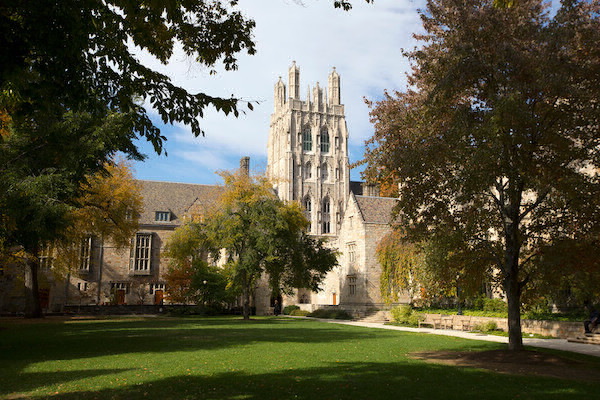
#> input picture 6-python/courtyard.bmp, 600 x 400 px
$ python blur.py
#> lines starting #> are read from the running program, lines starting #| are printed output that depends on the picture
from PIL import Image, ImageFilter

before = Image.open("courtyard.bmp")
#> before is the input picture: PIL image 600x400 RGB; mean R, G, B 90.2, 87.5, 65.8
after = before.filter(ImageFilter.BoxBlur(10))
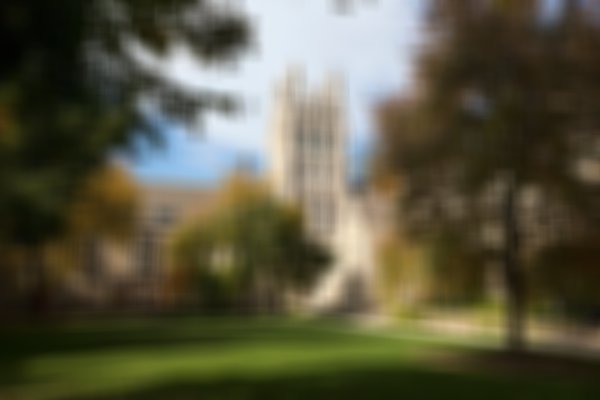
#> after: PIL image 600x400 RGB; mean R, G, B 90.2, 87.4, 65.8
after.save("out.bmp")
